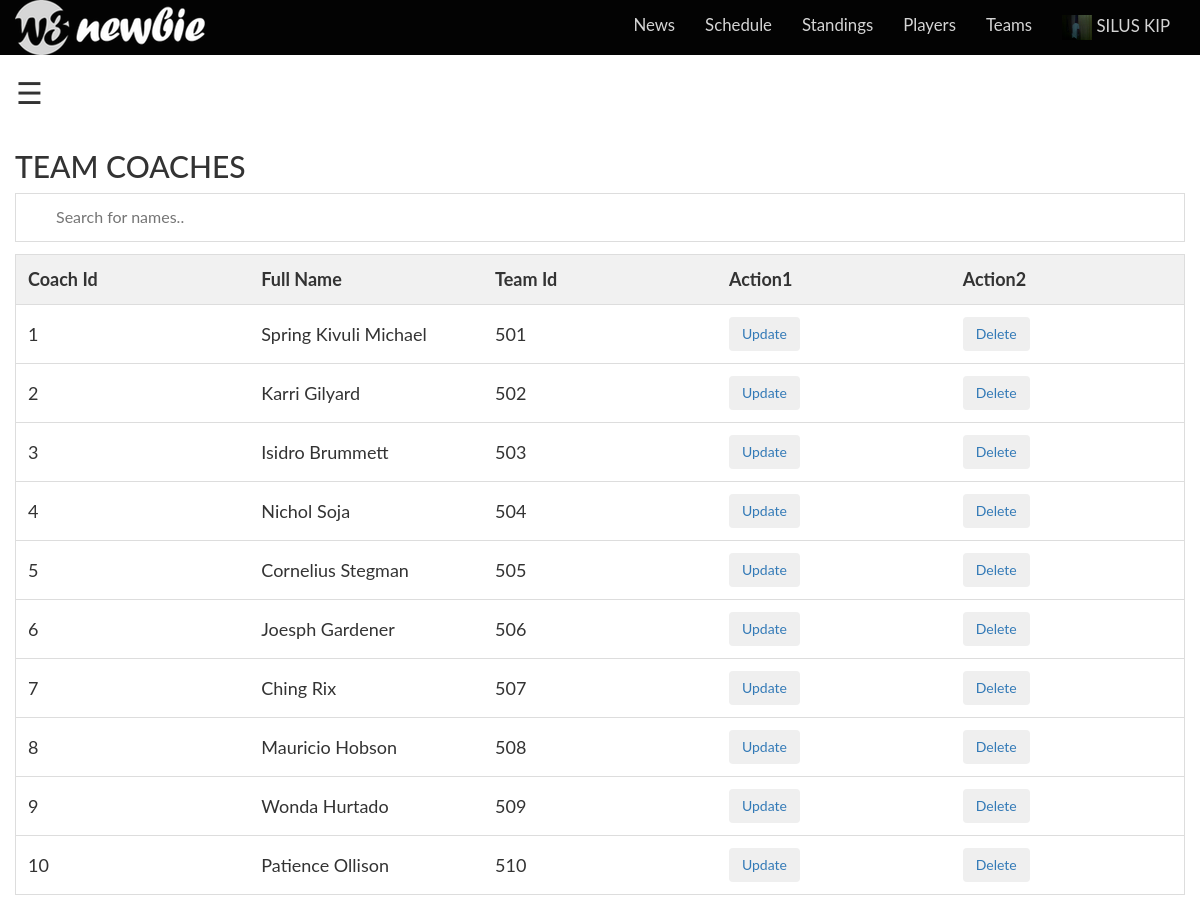
Page /coach.php (signed in) on the committed database.
### tables this page shows
CREATE TABLE `coaches` (
  `coachId` int(11) NOT NULL,
  `coachName` varchar(30) NOT NULL,
  `teamId` int(11) NOT NULL
);

### coach.php (the view, shortened to what this page needs)
<?php
require_once "connection.php";
?>
<!DOCTYPE html>
<html>
<head>
  <link rel="stylesheet" href="https://maxcdn.bootstrapcdn.com/bootstrap/3.3.7/css/bootstrap.min.css">
  <link rel="stylesheet" href="https://cdnjs.cloudflare.com/ajax/libs/font-awesome/4.7.0/css/font-awesome.min.css">
  <link rel="stylesheet" type="text/css" href="css.css">
</head>
<body>
<nav class="navbar navbar-inverse">
      <div class="container-fluid">
        <div class="navbar-header">
          <a href="#" class="navbar-nav navbar navbar-right"><img src="img/w3newbie.png"></a>
        </div>
        <div class="collapse navbar-collapse" id="myNavbar">
          <ul class="nav navbar-nav navbar-right">
            <li> <a href="homesec.php">News</a></li>
            <li><a href="examplesec.php">Schedule</a> </li>
            <li> <a href="standings.php">Standings</a></li>
            <li> <a href="players.php">Players</a></li>
                    <li> <a href="teams.php">Teams</a></li>
                    <li style="float:right;"><a href="profile2.php?userId=<?=$_SESSION["authlog"]["userId"]?>"><img style="width:30px; height:25px; background-color:white;" src="images/people/<?php echo $_SESSION["authlog"]["Image"];?>"><?php echo ' ';?><?php echo strtoupper($_SESSION["authlog"]["Full_Name"]);?></a></li>
          </ul>
        </div>
      </div>
   </nav>
<div id="main">
  <span style="font-size:30px;cursor:pointer" onclick="openNav()">&#9776;</span>
</div>
<div class="container">
  <div class="row">
    <div  >
      <h2>TEAM COACHES</h2>
<input type="text" id="myInput" onkeyup="myFunction()" placeholder="Search for names.." title="Type in a name">
<table id="myTable">
  <tr class="header">
    <th style="width:20%;">Coach Id</th>
    <th style="width:20%;">Full Name</th>
    <th style="width:20%;">Team Id</th>
    <th style="width:20%;">Action1</th>
    <th style="width:20%;">Action2</th>
  </tr>
  <?php
$select_qry="SELECT `coachId`, `coachName`, `teamId` FROM `coaches`";
$results=$conn->query($select_qry);
if ($results->num_rows>0){
  while ($row=$results->fetch_assoc()) {
 ?>
  <tr>
  <td align="center" scope="row"><?php echo $row["coachId"]; ?></td>
  <td align="center" scope="row"><?php echo $row["coachName"]; ?></td>
  <td align="center" scope="row"><?php echo $row["teamId"]; ?></td>
    <td align="center"><a href= "review3.php?coachId=<?= $row['coachId']?>"><button class="btn btn-secondary">Update</button>
  <td align="center"><a href="delete3.php?coachId=<?= $row['coachId']?>"><button class="btn btn-secondary">Delete</button>
 </tr>
 <?php
 }
}else {
  echo "0 results";
 }
    ?>
</table>
    </div>
  </div>
</div>
<br><br>
</body>
</html>

### css.css (style rules this page uses)
.navbar { margin-bottom: 0; border-radius: 0; background-color: #030303; color: #FFF padding: 1% 0; font-size: 1.2em; border:0; }
.navbar-inverse .navbar-nav li a { color: #D5D5D5; }

### coach.php (style rules this page uses)
* { box-sizing: border-box; }
.navbar { margin-bottom: 0; border-radius: 0; background-color: #030303; color: #FFF padding: 1% 0; font-size: 1.2em; border:0; }
#myInput { background-image: url('/css/searchicon.png'); background-position: 10px 10px; background-repeat: no-repeat; width: 100%; font-size: 16px; padding: 12px 20px 12px 40px; border: 1px solid #ddd; margin-bottom: 12px; }
#myTable { border-collapse: collapse; width: 100%; border: 1px solid #ddd; font-size: 18px; }
#myTable th, #myTable td { text-align: left; padding: 12px; }
#myTable tr { border-bottom: 1px solid #ddd; }
#myTable tr.header, #myTable tr:hover { background-color: #f1f1f1; }
body { font-family: "Lato", sans-serif; transition: background-color .5s; }
#main { transition: margin-left .5s; padding: 16px; }

### rows in the picture
coaches: coachId "1", coachName "Spring Kivuli Michael", teamId "501"
coaches: coachId "2", coachName "Karri Gilyard", teamId "502"
coaches: coachId "3", coachName "Isidro Brummett", teamId "503"
coaches: coachId "4", coachName "Nichol Soja", teamId "504"
coaches: coachId "5", coachName "Cornelius Stegman", teamId "505"
coaches: coachId "6", coachName "Joesph Gardener", teamId "506"
coaches: coachId "7", coachName "Ching Rix", teamId "507"
coaches: coachId "8", coachName "Mauricio Hobson", teamId "508"
coaches: coachId "9", coachName "Wonda Hurtado", teamId "509"
coaches: coachId "10", coachName "Patience Ollison", teamId "510"

### other values in the picture
$_SESSION["authlog"]["Full_Name"] "SILUS KIP"
